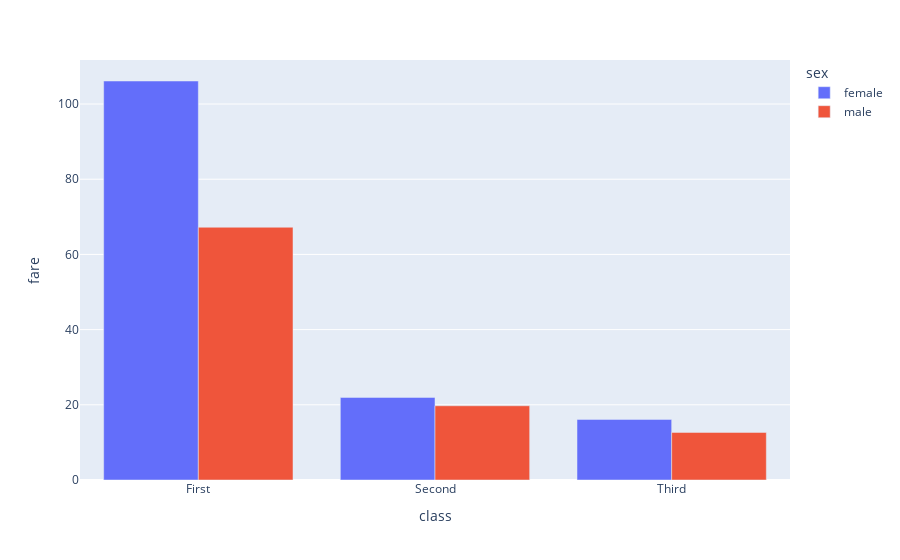

Notebook code for this chart:
### Markdown cell above
### Visualize the data

### Code cell
px.bar(data_frame=df, x='class', y='fare', color='sex', barmode='group')

### Figure 1 — Plotly figure (JSON) as saved in the notebook; plotly's stock layout.template omitted (floating-point values rounded to 4 significant figures)
{"data": [{"alignmentgroup": "True", "hovertemplate": "sex=female<br>class=%{x}<br>fare=%{y}<extra></extra>", "legendgroup": "female", "marker": {"color": "#636efa", "pattern": {"shape": ""}}, "name": "female", "offsetgroup": "female", "orientation": "v", "showlegend": true, "textposition": "auto", "type": "bar", "x": ["First", "Second", "Third"], "xaxis": "x", "y": [106.1, 21.97, 16.12], "yaxis": "y"}, {"alignmentgroup": "True", "hovertemplate": "sex=male<br>class=%{x}<br>fare=%{y}<extra></extra>", "legendgroup": "male", "marker": {"color": "#EF553B", "pattern": {"shape": ""}}, "name": "male", "offsetgroup": "male", "orientation": "v", "showlegend": true, "textposition": "auto", "type": "bar", "x": ["First", "Second", "Third"], "xaxis": "x", "y": [67.23, 19.74, 12.66], "yaxis": "y"}], "layout": {"barmode": "group", "legend": {"title": {"text": "sex"}, "tracegroupgap": 0}, "margin": {"t": 60}, "xaxis": {"anchor": "y", "domain": [0, 1], "title": {"text": "class"}}, "yaxis": {"anchor": "x", "domain": [0, 1], "title": {"text": "fare"}}}}
